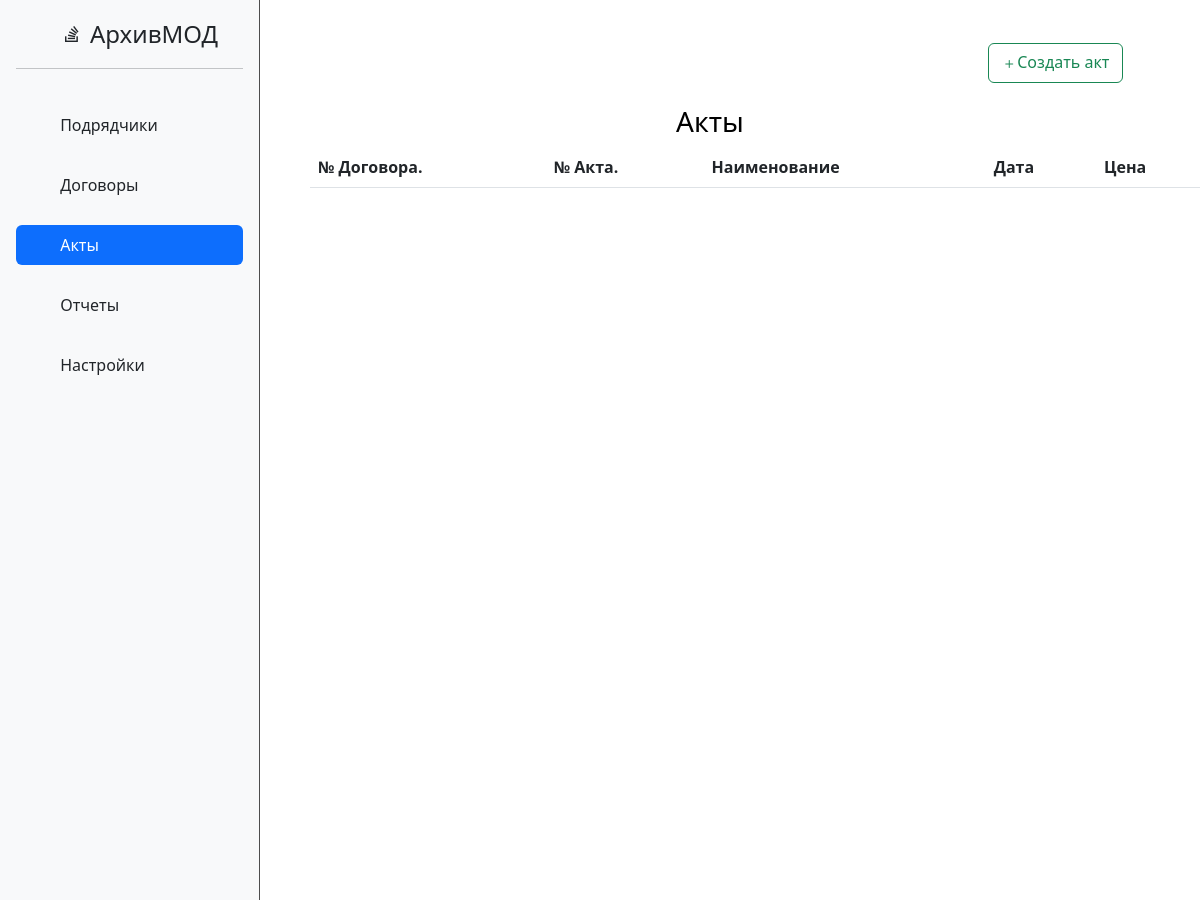
The page /archive/acts_home/ (upper part) on the database as committed earlier.
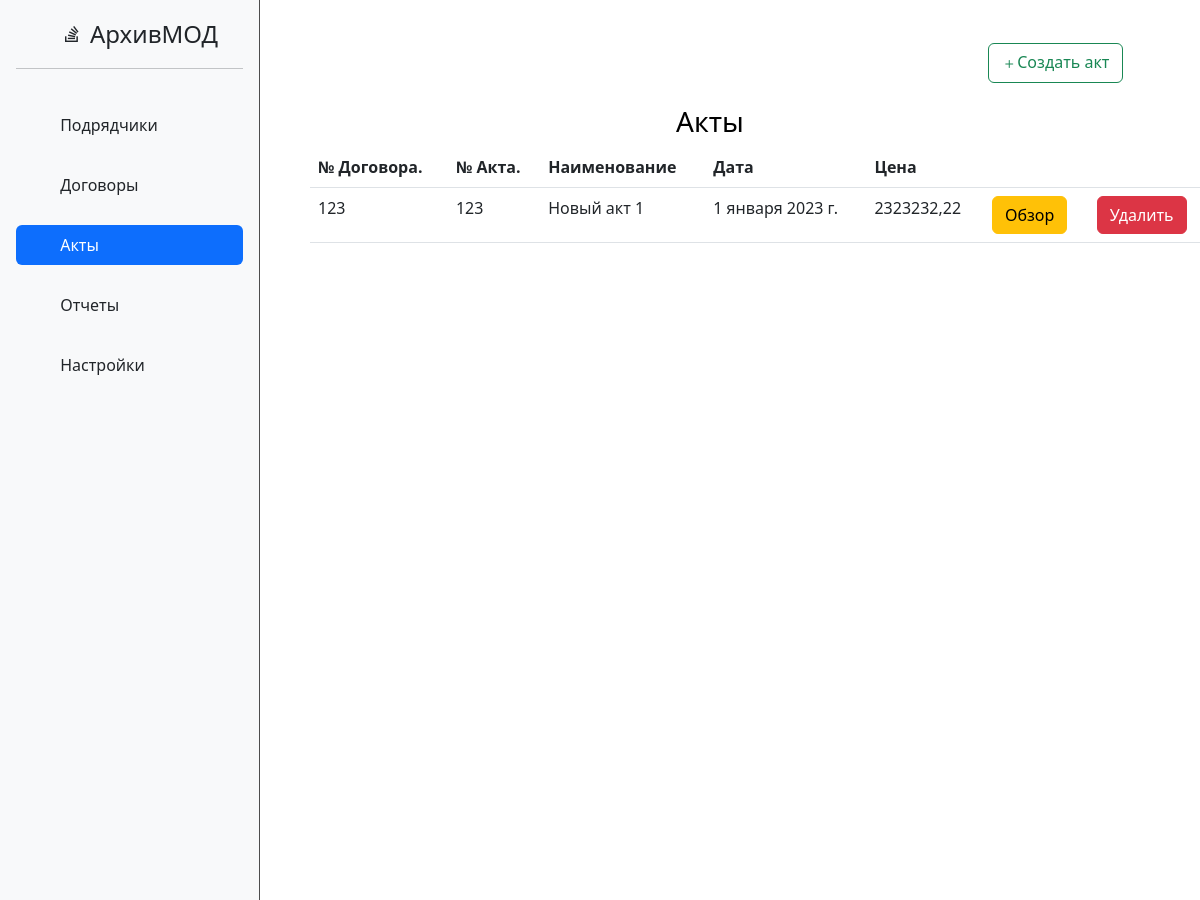
The same page on the database as committed later.
### archive/models.py (models this page shows, shortened)
class Acts(models.Model):
    title = models.CharField('Название акта', max_length=120)
    number = models.CharField('Номер акта', max_length=25, unique=True)
    price = models.FloatField('Цена акта', max_length=25)
    date = models.DateField('Дата акта')
    warranty_retention = models.FloatField('Цена акта', max_length=25)
    contract = models.ForeignKey(Contracts, on_delete=models.PROTECT, null=True)
    class Meta:
        verbose_name = 'Акт'
        verbose_name_plural = 'Акты'

class Contracts(models.Model):
    title = models.CharField('Название', max_length=120)
    number = models.CharField('Номер', max_length=25, unique=True)
    price = models.FloatField('Цена договора', max_length=25)
    date = models.DateField('Дата договора')
    retention_rate = models.FloatField('Процент гарантийного удержания', max_length=4)
    company = models.ForeignKey('companies', on_delete=models.CASCADE, null=True)
    class Meta:
        verbose_name = 'Договор'
        verbose_name_plural = 'Договоры'

### archive/views.py (the view)
# urls.py: path("acts_home/", views.ActHome.as_view(), name="acts"),
class ActHome(ListView):
    model = Acts
    template_name = 'archive/acts_home.html'
    context_object_name = 'acts'
    def get_context_data(self, *, object_list=None, **kwargs):
        context = super().get_context_data(**kwargs)
        context['title'] = "Акты"
        context['navbar'] = 'act'
        context['contracts'] = Contracts.objects.all()
        return context

### archive/templates/archive/acts_home.html (shortened to what this page needs)
{% extends "main/index.html" %}
{% block content %}
    <div class="features">
        <div  class="head">
            <a href="{% url 'create_act' %}"><button type="button" class="btn btn-outline-success"><i class="bi bi-plus"></i>Создать акт</button></a>
        </div>
        <h3>{{ title }}</h3>
        <div class="table">
            <table class="table">
              <thead>
                <tr>
                  <th scope="col">№ Договора.</th>
                  <th scope="col">№ Акта.</th>
                  <th scope="col">Наименование</th>
                  <th scope="col">Дата</th>
                  <th scope="col">Цена</th>
                </tr>
              </thead>
              <tbody>
                {% for el in acts %}
                    <tr>
                        <td>{{ el.contract.number }}</td>
                        <td>{{ el.number }}</td>
                        <td>{{ el.title }}</td>
                        <td>{{ el.date }}</td>
                        <td>{{ el.price }}</td>
                        <td><a href="{% url 'acts-detail' el.id %}" class="btn btn-warning">Обзор</a></td>
                        <td><a href="{% url 'acts-delete' el.id %}" class="btn btn-danger">Удалить</a></td>
                    </tr>
                {% endfor %}
              </tbody>
            </table>
        </div>
    </div>
{% endblock %}

Rows that differ between the two databases and show on the page:
added Acts: contract.number "123", number "123", title "Новый акт 1", date "1 января 2023 г.", price "2323232,22"
